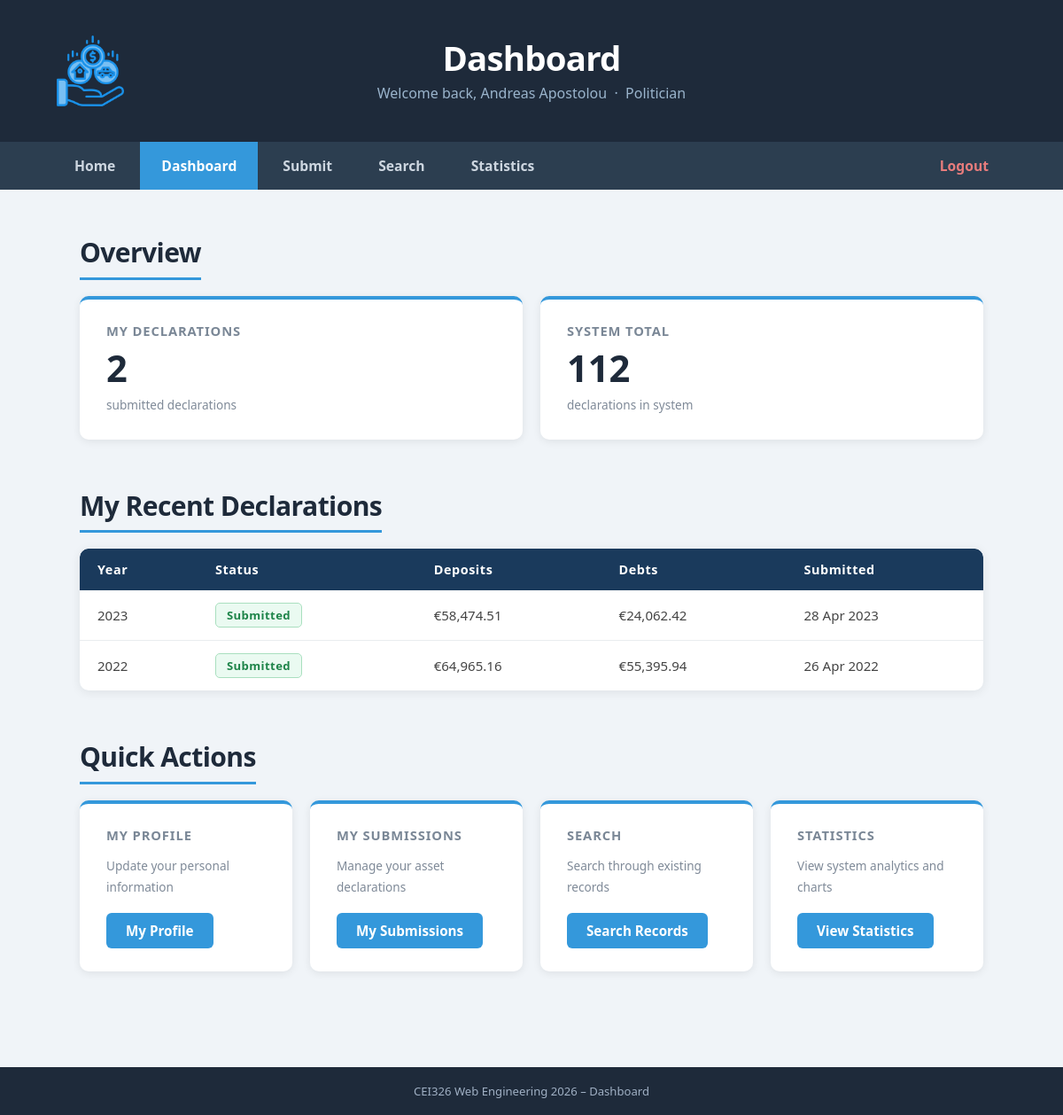
Screenshot of /modules/dashboard/dashboard.php (signed in) with the database file from the repository.
### tables this page shows
CREATE TABLE IF NOT EXISTS asset_declarations (
    id INT UNSIGNED AUTO_INCREMENT PRIMARY KEY,
    politician_id INT UNSIGNED NOT NULL,
    year YEAR NOT NULL,
    status ENUM('draft','submitted') NOT NULL DEFAULT 'draft',
    total_deposits DECIMAL(15,2) DEFAULT 0.00,
    total_debts DECIMAL(15,2) DEFAULT 0.00,
    annual_income DECIMAL(15,2) DEFAULT 0.00,
    vehicles_count TINYINT UNSIGNED DEFAULT 0,
    vehicles_details TEXT DEFAULT NULL,
    shares_value DECIMAL(15,2) DEFAULT 0.00,
    shares_details TEXT DEFAULT NULL,
    real_estate_count TINYINT UNSIGNED DEFAULT 0,
    real_estate_details TEXT DEFAULT NULL,
    notes TEXT DEFAULT NULL,
    submitted_at DATETIME DEFAULT NULL,
    created_at DATETIME NOT NULL DEFAULT CURRENT_TIMESTAMP,
    updated_at DATETIME NOT NULL DEFAULT CURRENT_TIMESTAMP ON UPDATE CURRENT_TIMESTAMP,
    UNIQUE KEY uq_pol_year (politician_id, year),
    CONSTRAINT fk_decl_pol FOREIGN KEY (politician_id) REFERENCES politicians(id) ON DELETE CASCADE,
    INDEX idx_decl_year (year),
    INDEX idx_decl_status (status)
);

### modules/dashboard/dashboard.php (the view, shortened to what this page needs)
<?php
require_once '../../includes/db.php';
$isAdmin = $_SESSION['role'] === 'admin';
$totalDecl = (int)$pdo->query('SELECT COUNT(*) FROM asset_declarations')->fetchColumn();
$totalUsers = (int)$pdo->query('SELECT COUNT(*) FROM users')->fetchColumn();
$totalPols = (int)$pdo->query('SELECT COUNT(*) FROM politicians')->fetchColumn();
$myDecls = [];
if (!$isAdmin) {
    $stmt = $pdo->prepare('SELECT p.* FROM politicians p WHERE p.user_id = :uid');
    $stmt->execute([':uid' => $_SESSION['user_id']]);
    $politician = $stmt->fetch();
    if ($politician) {
        $stmt = $pdo->prepare(
            'SELECT year, status, total_deposits, total_debts, submitted_at
               FROM asset_declarations
              WHERE politician_id = :pid
           ORDER BY year DESC LIMIT 5'
        );
        $stmt->execute([':pid' => $politician['id']]);
        $myDecls = $stmt->fetchAll();
    }
}
?>
<!DOCTYPE html>
<html lang="en">
<head>
  <link rel="stylesheet" href="../../assets/css/style.css">
</head>
<body>
  <header id="page-header">
    <img class="header-logo" src="../../assets/images/assets.png" alt="logo" width="84" height="84">
    <div class="header-text">
      <h1>Dashboard</h1>
      <p class="subtitle">Welcome back, <?= htmlspecialchars($_SESSION['username']) ?> &nbsp;&middot;&nbsp; <?= $isAdmin ? 'Administrator' : 'Politician' ?></p>
    </div>
  </header>
  <nav id="main-nav">
    <a href="../../index.php" class="nav-link">Home</a>
    <a href="dashboard.php" class="nav-link active">Dashboard</a>
    <a href="../submit/submit_dashboard.php" class="nav-link">Submit</a>
    <a href="../search/search_dashboard.php" class="nav-link">Search</a>
    <a href="../search/statistics.php" class="nav-link">Statistics</a>
    <a href="../../auth/logout.php" class="nav-link nav-logout">Logout</a>
  </nav>
  <main>
    <section id="stats-section">
      <h2>Overview</h2>
      <div class="panel-grid">
        <?php if ($isAdmin): ?>
          <div class="panel"><h2>Total Users</h2><p class="stat-number"><?= $totalUsers ?></p><p class="stat-label">registered accounts</p></div>
          <div class="panel"><h2>Politicians</h2><p class="stat-number"><?= $totalPols ?></p><p class="stat-label">profiles in system</p></div>
          <div class="panel"><h2>Declarations</h2><p class="stat-number"><?= $totalDecl ?></p><p class="stat-label">total asset declarations</p></div>
        <?php else: ?>
          <div class="panel"><h2>My Declarations</h2><p class="stat-number"><?= count($myDecls) ?></p><p class="stat-label">submitted declarations</p></div>
          <div class="panel"><h2>System Total</h2><p class="stat-number"><?= $totalDecl ?></p><p class="stat-label">declarations in system</p></div>
        <?php endif; ?>
      </div>
    </section>
    <?php if (!$isAdmin && !empty($myDecls)): ?>
    <section id="recent-section">
      <h2>My Recent Declarations</h2>
      <div class="table-wrapper">
        <table class="data-table">
          <thead><tr><th>Year</th><th>Status</th><th>Deposits</th><th>Debts</th><th>Submitted</th></tr></thead>
          <tbody>
            <?php foreach ($myDecls as $d): ?>
            <tr>
              <td><?= (int)$d['year'] ?></td>
              <td>
                <span class="badge <?= $d['status'] === 'submitted' ? 'badge-green' : 'badge-orange' ?>">
                  <?= ucfirst(htmlspecialchars($d['status'])) ?>
                </span>
              </td>
              <td>&euro;<?= number_format((float)$d['total_deposits'], 2) ?></td>
              <td>&euro;<?= number_format((float)$d['total_debts'], 2) ?></td>
              <td><?= $d['submitted_at'] ? date('d M Y', strtotime($d['submitted_at'])) : '–' ?></td>
            </tr>
            <?php endforeach; ?>
          </tbody>
        </table>
      </div>
    </section>
    <?php endif; ?>
    <section id="actions-section">
      <h2>Quick Actions</h2>
      <div class="panel-grid">
        <?php if (!$isAdmin): ?>
        <div class="panel">
          <h2>My Profile</h2>
          <p class="stat-label">Update your personal information</p>
          <a href="../submit/my_profile.php" class="btn panel-action">My Profile</a>
        </div>
        <div class="panel">
          <h2>My Submissions</h2>
          <p class="stat-label">Manage your asset declarations</p>
          <a href="../submit/my_submissions.php" class="btn panel-action">My Submissions</a>
        </div>
        <?php endif; ?>
        <div class="panel">
          <h2>Search</h2>
          <p class="stat-label">Search through existing records</p>
          <a href="../search/search_dashboard.php" class="btn panel-action">Search Records</a>
        </div>
        <div class="panel">
          <h2>Statistics</h2>
          <p class="stat-label">View system analytics and charts</p>
          <a href="../search/statistics.php" class="btn panel-action">View Statistics</a>
        </div>
      </div>
    </section>
  </main>
  <footer id="page-footer"><p>CEI326 Web Engineering 2026 &ndash; Dashboard</p></footer>
</body>
</html>

### assets/css/style.css (style rules this page uses)
* { margin: 0; padding: 0; box-sizing: border-box; }
body { font-family: 'Segoe UI', Tahoma, Geneva, Verdana, sans-serif; background-color: #f0f4f8; color: #2c3e50; display: flex; flex-direction: column; min-height: 100vh; }
#page-header { background-color: #3a1a5a; color: #ffffff; padding: 38px 60px; display: flex; align-items: center; position: relative; }
#page-header .header-text { position: absolute; left: 50%; transform: translateX(-50%); text-align: center; }
#main-nav { background-color: #2c3e50; display: flex; align-items: center; padding: 0 60px; gap: 4px; }
#main-nav .nav-link { display: inline-block; color: #cdd6e0; text-decoration: none; padding: 16px 24px; font-size: 0.98rem; font-weight: 600; transition: background-color 0.2s, color 0.2s; }
#main-nav .nav-link.active { background-color: #3498db; color: #ffffff; }
#main-nav .nav-link.nav-logout { margin-left: auto; color: #e87c7c; }
.nav-logout { margin-left: auto; color: #e74c3c; }
main { max-width: 1100px; width: 100%; margin: 52px auto; padding: 0 40px; flex: 1; }
main section { margin-bottom: 56px; }
main section h2 { font-size: 1.88rem; line-height: 1.25; color: #1e2a3a; margin-bottom: 18px; padding-bottom: 9px; border-bottom: 3px solid #3498db; display: inline-block; letter-spacing: -0.02em; }
main section p { font-size: 1.05rem; line-height: 1.8; color: #4a5568; margin-top: 8px; }
.btn { display: inline-block; background-color: #3498db; color: #ffffff; text-decoration: none; padding: 10px 22px; border-radius: 6px; font-size: 0.95rem; font-weight: 600; border: none; cursor: pointer; transition: background-color 0.2s, transform 0.15s; }
#page-header { background-color: #1e2a3a; color: #ffffff; padding: 38px 60px; text-align: center; }
#page-header h1 { font-size: 2.4rem; line-height: 1.15; margin-bottom: 6px; letter-spacing: -0.02em; }
#page-header .subtitle { font-size: 1rem; line-height: 1.5; color: #9ab4cc; }
.badge { display: inline-flex; align-items: center; padding: 4px 12px; border-radius: 5px; font-size: 0.82rem; font-weight: 600; letter-spacing: 0.03em; text-transform: capitalize; }
.badge-green { background-color: #eafaf1; color: #1e8449; border: 1px solid #a9dfbf; }
.panel h2 { font-size: 0.92rem; line-height: 1.35; color: #7a8796; text-transform: uppercase; letter-spacing: 0.06em; margin-bottom: 12px; font-weight: 700; border-bottom: none; display: block; padding-bottom: 0; }
.panel-grid { display: grid; grid-template-columns: repeat(auto-fit, minmax(220px, 1fr)); gap: 20px; }
.panel { background-color: #ffffff; border-radius: 10px; padding: 26px 30px; box-shadow: 0 2px 10px rgba(0, 0, 0, 0.08); border-top: 4px solid #3498db; transition: transform 0.2s, box-shadow 0.2s; }
.panel .stat-number { font-size: 2.6rem; font-weight: 700; color: #1e2a3a; line-height: 1; margin-bottom: 6px; }
.panel .stat-label { font-size: 0.85rem; color: #7f8a98; }
.panel-action { margin-top: 16px; display: inline-block; }
.table-wrapper { overflow-x: auto; overflow-y: auto; max-height: 400px; border-radius: 10px; box-shadow: 0 2px 12px rgba(0, 0, 0, 0.08); }
.data-table { width: 100%; border-collapse: collapse; background-color: #ffffff; border-radius: 10px; overflow: hidden; }
.data-table thead tr { background-color: #1a3a5c; color: #ffffff; }
.data-table th { padding: 14px 20px; text-align: left; font-size: 0.9rem; font-weight: 600; letter-spacing: 0.04em; position: sticky; top: 0; z-index: 1; background-color: #1a3a5c; }
.data-table td { padding: 14px 20px; font-size: 0.94rem; border-bottom: 1px solid #e9ecef; color: #444; vertical-align: middle; }
.data-table tbody tr:last-child td { border-bottom: none; }
#page-footer { background-color: #1e2a3a; color: #a0b0c4; text-align: center; padding: 18px 40px; font-size: 0.82rem; }

### rows the page displays
asset_declarations: year "2023", status "Submitted", total_deposits "58,474.51", total_debts "24,062.42", submitted_at "28 Apr 2023"
asset_declarations: year "2022", status "Submitted", total_deposits "64,965.16", total_debts "55,395.94", submitted_at "26 Apr 2022"

### other values shown
$_SESSION['username'] "Andreas Apostolou"
count($myDecls) "2"
$totalDecl "112"
